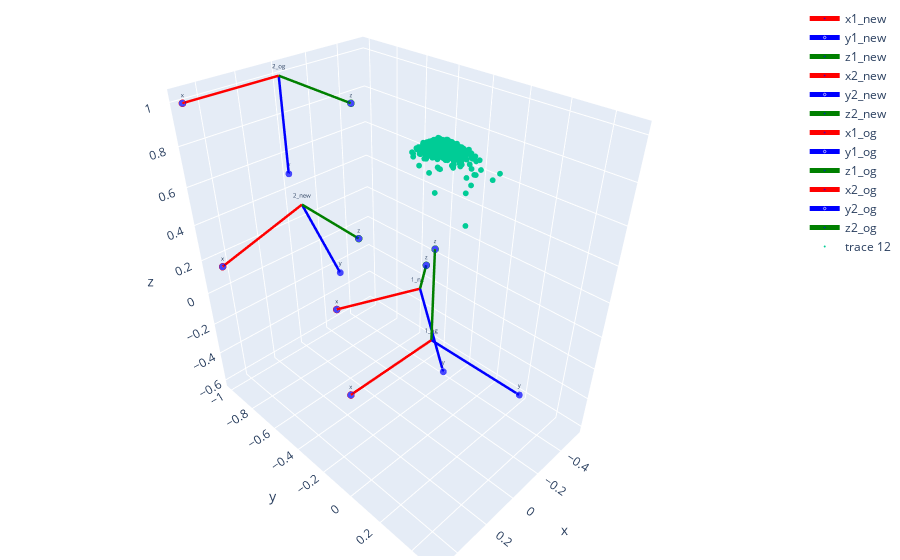

Notebook code cell kept with this figure:
### Markdown cell above
# Plot camera coordinate systems

### Code cell
only_new=False
only_orig=False


#Test initialization
rot_vec_3 = R.from_rotvec([0, 0, 0])
R3 = rot_vec_3.as_matrix()
t3 = [0, 0, 0]

rot_vec_4 = R.from_rotvec(-np.pi/2 * np.array([1, 0, 0]))
R4 = rot_vec_4.as_matrix()
t4 = [0, -1, 1]

scale_factor=0.5

# Annotate cameras (origins and vectors)
data_1 = vector_plot([scale_factor*R1[:,0],scale_factor*R1[:,1],scale_factor*R1[:,2]], orig=t1,cam_name='1_new')
data_2 = vector_plot([scale_factor*R2[:,0],scale_factor*R2[:,1],scale_factor*R2[:,2]], orig=t2, cam_name='2_new')

data_3 = vector_plot([scale_factor*R3[:,0],scale_factor*R3[:,1],scale_factor*R3[:,2]], orig=t3, cam_name='1_og')
data_4 = vector_plot([scale_factor*R4[:,0],scale_factor*R4[:,1],scale_factor*R4[:,2]], orig=t4, cam_name='2_og')

#print(pts_array_3d_clean.shape)

data_5  = [go.Scatter3d(x=points_3d_init[:,0], y=points_3d_init[:,1], z=points_3d_init[:,2], mode='markers', marker=dict(size=2))]
#data_5  = [go.Scatter3d(x=optim_3d_pts_total[:,0], y=optim_3d_pts_total[:,1], z=optim_3d_pts_total[:,2], mode='markers', marker=dict(size=2))]
#data_5  = [go.Scatter3d(x=pts_array_3d_clean[:,0], y=pts_array_3d_clean[:,1], z=pts_array_3d_clean[:,2], mode='markers', marker=dict(size=2))]
layout = go.Layout(
            margin = dict(l = 4,
                        r = 4,
                        b = 4,
                        t = 4)
                )
if only_new:
        data = data_1 + data_2 + data_5
elif only_orig:
        data = data_3 + data_4 + data_5
else:
        data = data_1 + data_2 + data_3 + data_4 + data_5


fig = go.Figure(data=data,layout=layout)
fig.update_traces(textfont_size=6)

fig.show()

### Figure 1 — Plotly figure (JSON) as saved in the notebook; plotly's stock layout.template omitted (floating-point values rounded to 4 significant figures; data arrays with more than 128 entries replaced by an {"elided": "..."} marker saying what was removed)
{"data": [{"line": {"color": "red", "width": 5}, "marker": {"color": "blue", "size": [0, 5]}, "mode": "lines+markers+text", "name": "x1_new", "text": ["1_new", "x"], "textfont": {"size": 6}, "type": "scatter3d", "x": [-0.5431, -0.1262], "y": [-0.577, -0.8438], "z": [-0.2811, -0.3522]}, {"line": {"color": "blue", "width": 5}, "marker": {"color": "blue", "size": [0, 5]}, "mode": "lines+markers+text", "name": "y1_new", "text": ["1_new", "y"], "textfont": {"size": 6}, "type": "scatter3d", "x": [-0.5431, -0.373], "y": [-0.577, -0.2274], "z": [-0.2811, -0.5954]}, {"line": {"color": "green", "width": 5}, "marker": {"color": "blue", "size": [0, 5]}, "mode": "lines+markers+text", "name": "z1_new", "text": ["1_new", "z"], "textfont": {"size": 6}, "type": "scatter3d", "x": [-0.5431, -0.3257], "y": [-0.577, -0.3392], "z": [-0.2811, 0.1012]}, {"line": {"color": "red", "width": 5}, "marker": {"color": "blue", "size": [0, 5]}, "mode": "lines+markers+text", "name": "x2_new", "text": ["2_new", "x"], "textfont": {"size": 6}, "type": "scatter3d", "x": [0.03245, 0.4989], "y": [-0.8672, -0.9118], "z": [0.3873, 0.2127]}, {"line": {"color": "blue", "width": 5}, "marker": {"color": "blue", "size": [0, 5]}, "mode": "lines+markers+text", "name": "y2_new", "text": ["2_new", "y"], "textfont": {"size": 6}, "type": "scatter3d", "x": [0.03245, -0.1361], "y": [-0.8672, -0.8042], "z": [0.3873, -0.07922]}, {"line": {"color": "green", "width": 5}, "marker": {"color": "blue", "size": [0, 5]}, "mode": "lines+markers+text", "name": "z2_new", "text": ["2_new", "z"], "textfont": {"size": 6}, "type": "scatter3d", "x": [0.03245, 0.09612], "y": [-0.8672, -0.3732], "z": [0.3873, 0.431]}, {"line": {"color": "red", "width": 5}, "marker": {"color": "blue", "size": [0, 5]}, "mode": "lines+markers+text", "name": "x1_og", "text": ["1_og", "x"], "textfont": {"size": 6}, "type": "scatter3d", "x": [0, 0.5], "y": [0, 0], "z": [0, 0]}, {"line": {"color": "blue", "width": 5}, "marker": {"color": "blue", "size": [0, 5]}, "mode": "lines+markers+text", "name": "y1_og", "text": ["1_og", "y"], "textfont": {"size": 6}, "type": "scatter3d", "x": [0, 0], "y": [0, 0.5], "z": [0, 0]}, {"line": {"color": "green", "width": 5}, "marker": {"color": "blue", "size": [0, 5]}, "mode": "lines+markers+text", "name": "z1_og", "text": ["1_og", "z"], "textfont": {"size": 6}, "type": "scatter3d", "x": [0, 0], "y": [0, 0], "z": [0, 0.5]}, {"line": {"color": "red", "width": 5}, "marker": {"color": "blue", "size": [0, 5]}, "mode": "lines+markers+text", "name": "x2_og", "text": ["2_og", "x"], "textfont": {"size": 6}, "type": "scatter3d", "x": [0, 0.5], "y": [-1, -1], "z": [1, 1]}, {"line": {"color": "blue", "width": 5}, "marker": {"color": "blue", "size": [0, 5]}, "mode": "lines+markers+text", "name": "y2_og", "text": ["2_og", "y"], "textfont": {"size": 6}, "type": "scatter3d", "x": [0, 0], "y": [-1, -1.0], "z": [1, 0.5]}, {"line": {"color": "green", "width": 5}, "marker": {"color": "blue", "size": [0, 5]}, "mode": "lines+markers+text", "name": "z2_og", "text": ["2_og", "z"], "textfont": {"size": 6}, "type": "scatter3d", "x": [0, 0], "y": [-1, -0.5], "z": [1, 1]}, {"marker": {"size": 2}, "mode": "markers", "textfont": {"size": 6}, "type": "scatter3d", "x": {"elided": "6697 float values"}, "y": {"elided": "6697 float values"}, "z": {"elided": "6697 float values"}}], "layout": {"margin": {"b": 4, "l": 4, "r": 4, "t": 4}}}
